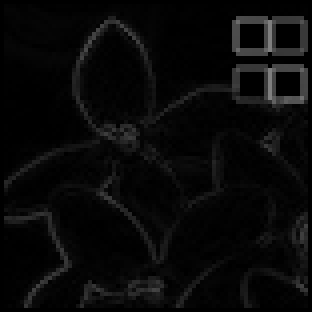
#> input picture img_small_gm.png, 78 x 78 px (shown 4 times larger)
$ python exer09.py img_small_gm.png 5 out.png
#> lines starting #> are read from the running program, lines starting #| are printed output that depends on the picture
#dm2024 1bc36c9b73b21cad239bf4d37aa34f3ad5d42093064e17d1f87d7bb079e60ffe#
#dm template
# これより上は編集しないこと

# モザイク画像の作成
# 第2引数はモザイクのサイズ
# この課題は, nparrayの[スライス表現]を使うと非常に簡単にかける（使わなくともよい）

import numpy as np
import sys
import cv2

#ファイル名と窓サイズRをコマンドライン引数より取得
fname_in  = sys.argv[1]
R         = int(sys.argv[2])
fname_out = sys.argv[3]

#画像をロードしfloat型へ変換
img = cv2.imread(fname_in)
#> img is the input picture: shape (78, 78, 3); min 0, max 128, mean 8.8
img = np.float64(img)


#モザイク画像の作成

#!!以下 for文を編集!!

#ヒント : 以下のfor文の中身を編集すれば実現できるはず
#（必用ならfor文の範囲を編集してもＯＫ）
#このfor分自体を削除してもOK
for y in range( int( img.shape[0] / R + 1) ) : # type: ignore
    for x in range( int( img.shape[1] / R + 1) ) : # type: ignore


        rectBGR:list = [0,0,0]
        for c in range(3):
            rectBGR[c] = np.mean(img[y*R:(y+1)*R, x*R:(x+1)*R, c]) # type: ignore
        img[y*R:(y+1)*R, x*R:(x+1)*R] = tuple(rectBGR) # type: ignore
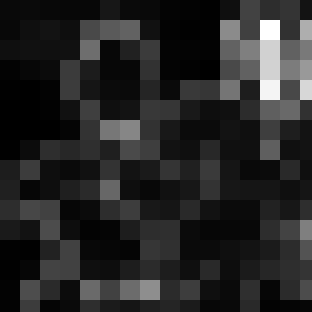
#> img: shape (78, 78, 3) float64 (shown 4 times larger); min 0.12, max 58.08, mean 8.8; drawn with min black and max white
#> after the loop, rectBGR = [1.67, 1.67, 1.67]


#最後に画像を出力して終了
cv2.imwrite(fname_out, np.uint8( img) ) # type: ignore
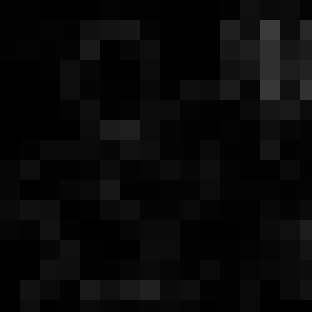
#> saved as out.png: shape (78, 78, 3) (shown 4 times larger); min 0, max 58, mean 8.3
